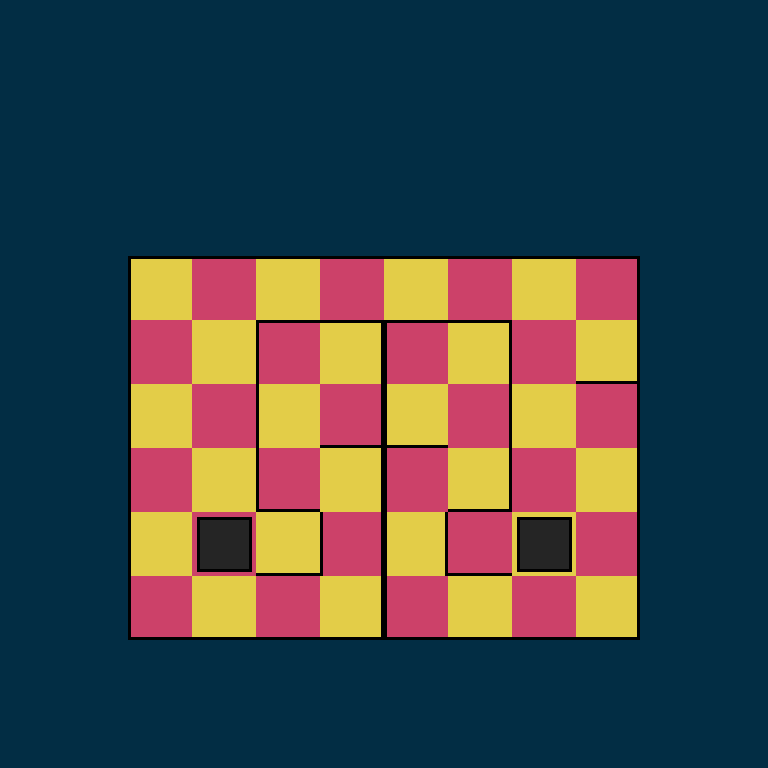

A level layout from a 2D game, rendered from its tile map. Below: a short description, then the map file with tile-grid data replaced by summaries:
An orthogonal 12x12 tile map with 64x64 px tiles, 5 tile layers (ground, left, right, up, ...) and 2 objects (Player, Goal).

<map version="1.0" orientation="orthogonal" renderorder="right-down" width="12" height="12" tilewidth="64" tileheight="64" nextobjectid="30">
 <tileset firstgid="1" source="tileset_00.tsx" />
 <layer name="ground" width="12" height="12">
  <properties>
   <property name="tileset" value="tileset_00" />
   <property name="type" value="base" />
  </properties>
  <data>[144 cells, 144 non-empty, 3 distinct tile ids]</data>
 </layer>
 <layer name="left" width="12" height="12">
  <properties>
   <property name="edge" value="left" />
   <property name="tileset" value="tileset_00" />
   <property name="type" value="edges" />
  </properties>
  <data>[144 cells, 32 non-empty, 2 distinct tile ids]</data>
 </layer>
 <layer name="right" width="12" height="12">
  <properties>
   <property name="edge" value="right" />
   <property name="tileset" value="tileset_00" />
   <property name="type" value="edges" />
  </properties>
  <data>[144 cells, 15 non-empty, 2 distinct tile ids]</data>
 </layer>
 <layer name="up" width="12" height="12">
  <properties>
   <property name="edge" value="up" />
   <property name="tileset" value="tileset_00" />
   <property name="type" value="edges" />
  </properties>
  <data>[144 cells, 12 non-empty, 1 distinct tile ids]</data>
 </layer>
 <layer name="down" width="12" height="12">
  <properties>
   <property name="edge" value="down" />
   <property name="tileset" value="tileset_00" />
   <property name="type" value="edges" />
  </properties>
  <data>[144 cells, 17 non-empty, 4 distinct tile ids]</data>
 </layer>
 <objectgroup name="entities">
  <object id="13" name="Player" type="Player" x="336" y="336" width="32" height="32">
   <properties>
    <property name="facing" value="right" />
    <property name="gid" type="int" value="8" />
    <property name="speed" type="float" value="300" />
    <property name="type" value="player" />
   </properties>
   <ellipse />
  </object>
  <object id="14" name="Goal" type="Goal" x="416" y="336">
   <properties>
    <property name="type" value="goal" />
   </properties>
   <polygon points="0,0 -16,32 16,32" />
  </object>
 </objectgroup>
</map>
